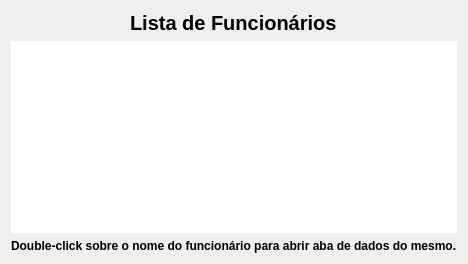
           <widget class="QWidget" name="page_funcionarios">
            <layout class="QGridLayout" name="gridLayout_88">
             <item row="1" column="0">
              <layout class="QGridLayout" name="gridLayout_89">
               <item row="1" column="0">
                <widget class="QTableWidget" name="table_funcionarios">
                 <property name="maximumSize">
                  <size>
                   <width>778</width>
                   <height>16777215</height>
                  </size>
                 </property>
                 <property name="styleSheet">
                  <string notr="true">border-radius: 10px;</string>
                 </property>
                </widget>
               </item>
               <item row="0" column="0" alignment="Qt::AlignHCenter|Qt::AlignTop">
                <widget class="QLabel" name="label_34">
                 <property name="styleSheet">
                  <string notr="true">font-size: 20px;
font-weight:bold;</string>
                 </property>
                 <property name="text">
                  <string>Lista de Funcionários</string>
                 </property>
                </widget>
               </item>
               <item row="2" column="0" alignment="Qt::AlignHCenter|Qt::AlignVCenter">
                <widget class="QLabel" name="label_45">
                 <property name="styleSheet">
                  <string notr="true">font-weight: bold;</string>
                 </property>
                 <property name="text">
                  <string>Double-click sobre o nome do funcionário para abrir aba de dados do mesmo.</string>
                 </property>
                </widget>
               </item>
              </layout>
             </item>
            </layout>
           </widget>
